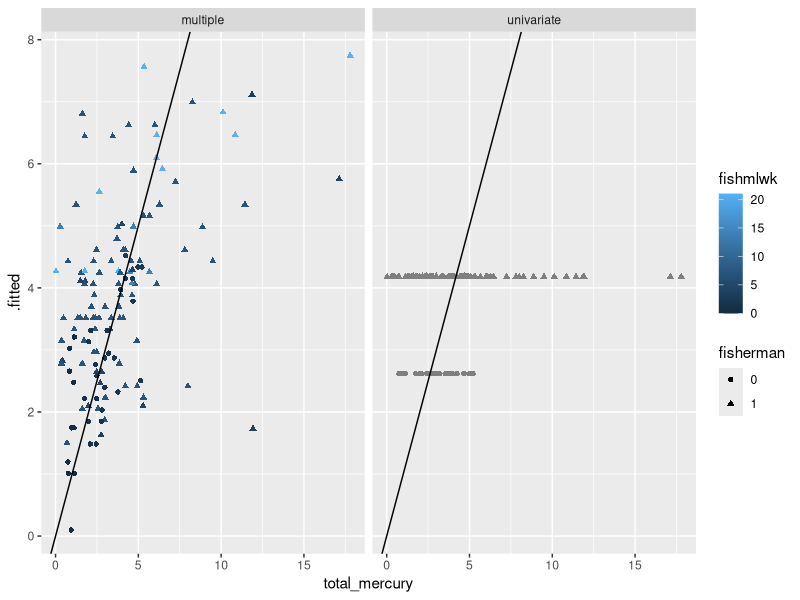

The R source for this figure:
library(tidyverse)
library(broom)

fishdata <- read_csv("data/fisherman_mercury_modified.csv")
fishdata$fisherman <- factor(fishdata$fisherman)

# Here are our models again
fit_univariate <- lm(total_mercury ~ fisherman, data = fishdata)
fit_multiple <-
  lm(total_mercury ~ fisherman + weight + fishmlwk, data = fishdata)

# save augmented data here
fit_multiple_augment <- augment(fit_multiple)
fit_univariate_augment <- augment(fit_univariate)

# bind rows
augmented_data <- bind_rows("univariate" = fit_univariate_augment,
                            "multiple" = fit_multiple_augment,
                            .id = "model")

ggplot(augmented_data,
       aes(
         x = total_mercury,
         y = .fitted,
         color = fishmlwk,
         shape = fisherman
       )) +
  geom_point() +
  geom_abline(intercept = 0, slope = 1) +
  facet_wrap( ~ model)
